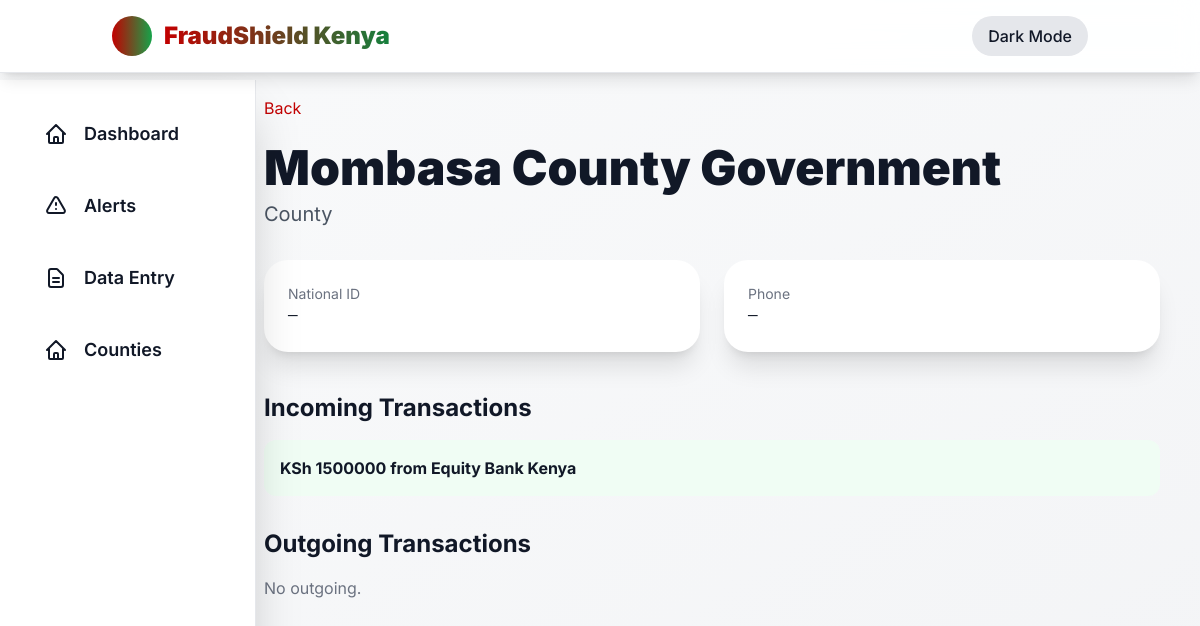
/entity/4/, run on the app's committed database.
### core/models.py (models this page shows, shortened)
class Entity(models.Model):
    ENTITY_TYPES = [('county','county'),('vendor','vendor'),('mp','mp'),('bank','bank'),('telco','telco')]
    name = models.CharField(max_length=255)
    entity_type = models.CharField(max_length=50, choices=ENTITY_TYPES)
    national_id = models.CharField(max_length=50, blank=True, null=True)
    phone = models.CharField(max_length=30, blank=True, null=True)
    metadata = models.JSONField(default=dict, blank=True)
    county = models.ForeignKey(County, null=True, blank=True, on_delete=models.SET_NULL)

class Transaction(models.Model):
    tx_id = models.CharField(max_length=100, unique=True)
    source_entity = models.ForeignKey(Entity, related_name='outgoing', on_delete=models.CASCADE)
    dest_entity = models.ForeignKey(Entity, related_name='incoming', on_delete=models.CASCADE)
    amount = models.DecimalField(max_digits=20, decimal_places=2)
    timestamp = models.DateTimeField()
    tx_type = models.CharField(max_length=50)  # 'mpesa','bank','cheque'
    metadata = models.JSONField(default=dict, blank=True)

### core/views.py (the view)
# urls.py: path('entity/<int:entity_id>/', views.entity_detail, name='entity-detail'),
def entity_detail(request, entity_id):
    entity = get_object_or_404(Entity, id=entity_id)
    incoming = Transaction.objects.filter(dest_entity=entity)
    outgoing = Transaction.objects.filter(source_entity=entity)
    return render(request, 'detail/entity.html', {
        'entity': entity,
        'incoming': incoming,
        'outgoing': outgoing
    })

### templates/detail/entity.html (shortened to what this page needs)
{% extends 'base.html' %}
{% block content %}
<div class="max-w-4xl mx-auto">
  <a href="/" class="inline-block mb-6 text-kenya-red hover:underline">Back</a>
  <h1 class="text-5xl font-black mb-2">{{ entity.name }}</h1>
  <p class="text-xl text-gray-600 mb-8">{{ entity.entity_type|capfirst }}</p>
  <div class="grid grid-cols-1 md:grid-cols-2 gap-6 mb-10">
    <div class="bg-white dark:bg-gray-800 p-6 rounded-3xl shadow-xl">
      <p class="text-sm text-gray-500">National ID</p>
      <p class="font-mono">{{ entity.national_id|default:"—" }}</p>
    </div>
    <div class="bg-white dark:bg-gray-800 p-6 rounded-3xl shadow-xl">
      <p class="text-sm text-gray-500">Phone</p>
      <p class="font-mono">{{ entity.phone|default:"—" }}</p>
    </div>
  </div>
  <h2 class="text-2xl font-bold mb-4">Incoming Transactions</h2>
  {% for tx in incoming %}
    <a href="{% url 'transaction-detail' tx.tx_id %}" class="block p-4 bg-green-50 dark:bg-green-900/20 rounded-xl mb-2">
      <p class="font-bold">KSh {{ tx.amount|floatformat:0 }} from {{ tx.source_entity.name }}</p>
    </a>
  {% empty %}
    <p class="text-gray-500">No incoming.</p>
  {% endfor %}
  <h2 class="text-2xl font-bold mb-4 mt-8">Outgoing Transactions</h2>
  {% for tx in outgoing %}
    <a href="{% url 'transaction-detail' tx.tx_id %}" class="block p-4 bg-red-50 dark:bg-red-900/20 rounded-xl mb-2">
      <p class="font-bold">KSh {{ tx.amount|floatformat:0 }} to {{ tx.dest_entity.name }}</p>
    </a>
  {% empty %}
    <p class="text-gray-500">No outgoing.</p>
  {% endfor %}
</div>
{% endblock %}

### data on the page
Entity: name "Mombasa County Government", entity_type "County", national_id "—", phone "—"
Transaction: amount "1500000", source_entity.name "Equity Bank Kenya"
